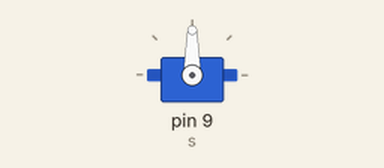
A sketch run on a simulated Arduino Uno, built with avr-gcc and run on an emulated ATmega328P. On the bench: servo. What the sketch prints to the serial monitor is not drawn.

Above: at 0.1 s.
At 1.1 s:
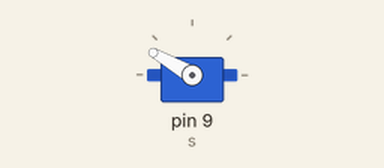
Timing chart, 0 to 2.6 s (numbered marks = the images above):
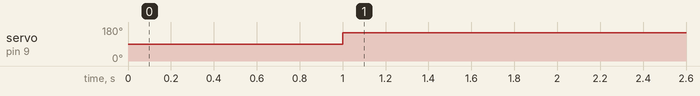

Measured:
- by itself, servo on pin 9 (s): 90° → 150° at 1.0 s

The sketch:

servo.ino
```cpp
#include<Servo.h>
Servo s;
int pos;
void setup()
{
  s.attach(9);
  Serial.begin(9600);
  // put your setup code here, to run once:

}

void loop() {
  int k=s.read();
  Serial.print(k);
  delay(1000);
  s.write(150);
  // put your main code here, to run repeatedly:

}
```
